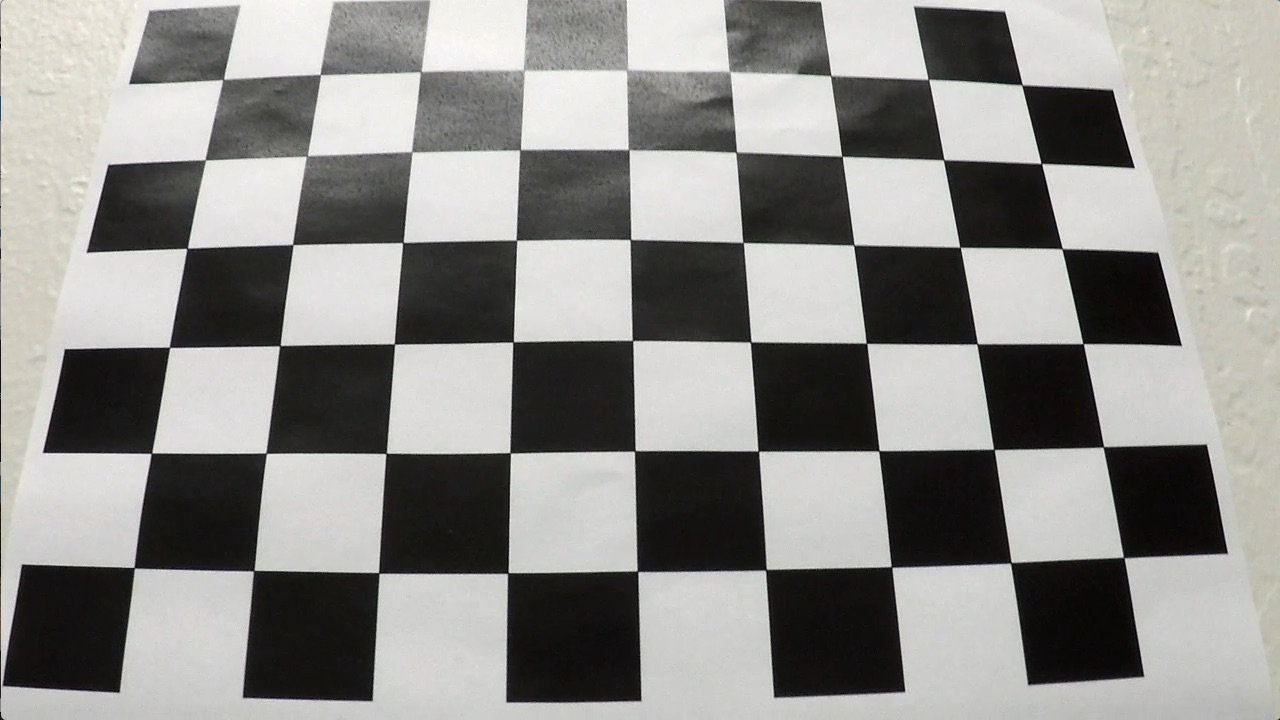
#> input picture examples/calibration3.jpg, 1280 x 720 px
$ python -i grad_color_pipeline.py   (imports and definitions only)   (older library calls are emulated)
#> lines starting #> are read from the running program, lines starting #| are printed output that depends on the picture; after the words box and inside, x2 and y2 are one past the last pixel; in counts of white or black regions, pixels touching at a corner belong together
import numpy as np
import cv2

# [58 lines left out: functions gc_pipeline, gxy_pipeline, csv_pipeline, gc_pipelineV, not called in this run]

def gc_pipeline_comb(img, s_thresh=(170, 255), xy_th=(20, 100), mag_th=(20, 100), dir_th=(0.7, 1.3)):
    img = np.copy(img)

    hls = cv2.cvtColor(img, cv2.COLOR_BGR2HLS).astype(np.float)
    hls_s_channel = hls[:,:,2]

    sxbinary = combined_thresh(hls_s_channel, xy_thresh=xy_th, m_thresh=mag_th, d_thresh=dir_th)
    s_binary = channel_thresh(hls_s_channel, s_thresh)

    # Stack each channel
    # Note color_binary[:, :, 0] is all 0s, effectively an all black image. It might
    # be beneficial to replace this channel with something else.
    # color_binary = np.dstack(( np.zeros_like(sxbinary), sxbinary, s_binary))
    combined_binary = np.zeros_like(sxbinary)
    combined_binary[(s_binary == 1) | (sxbinary == 1)] = 1

    return combined_binary

# [13 lines left out: function gc_pipeline_combV, not called in this run]

def mag_thresh(channel, sobel_kernel=3, mag_thresh=(0, 255)):
    # Calculate gradient magnitude
    # Apply threshold
    # gray = cv2.cvtColor(channel, cv2.COLOR_RGB2GRAY)
    sobelx = cv2.Sobel(channel, cv2.CV_64F, 1, 0, ksize=sobel_kernel)
    sobely = cv2.Sobel(channel, cv2.CV_64F, 0, 1, ksize=sobel_kernel)

    gradmag = np.sqrt(sobelx**2 + sobely**2)
    # Rescale to 8 bit
    scale_factor = np.max(gradmag)/255
    gradmag = (gradmag/scale_factor).astype(np.uint8)
    # Create a binary image of ones where threshold is met, zeros otherwise
    mag_binary = np.zeros_like(gradmag)
    mag_binary[(gradmag >= mag_thresh[0]) & (gradmag <= mag_thresh[1])] = 1

    return mag_binary

def dir_threshold(channel, sobel_kernel=3, dir_thresh=(0, np.pi/2)):
    # Calculate gradient direction
    # Apply threshold
    # gray = cv2.cvtColor(image, cv2.COLOR_RGB2GRAY)
    abs_sobelx = np.absolute(cv2.Sobel(channel, cv2.CV_64F, 1, 0, ksize=sobel_kernel))
    abs_sobely = np.absolute(cv2.Sobel(channel, cv2.CV_64F, 0, 1, ksize=sobel_kernel))

    dir_grad = np.arctan2(abs_sobely, abs_sobelx)
    dir_binary = np.zeros_like(dir_grad)
    dir_binary[(dir_grad >= dir_thresh[0]) & (dir_grad <= dir_thresh[1])] = 1
    return dir_binary

def combined_thresh(channel, xy_thresh=(20, 100), m_thresh=(30, 100), d_thresh=(0.7, 1.3)):
    ksize = 3 # Choose a larger odd number to smooth gradient measurements
    # Run the functions
    gradx = abs_sobel_thresh(channel, orient='x', sobel_kernel=ksize, thresh=xy_thresh)
    grady = abs_sobel_thresh(channel, orient='y', sobel_kernel=ksize, thresh=xy_thresh)
    mag_binary = mag_thresh(channel, sobel_kernel=9, mag_thresh=m_thresh)
    dir_binary = dir_threshold(channel, sobel_kernel=15, dir_thresh=d_thresh)

    combined = np.zeros_like(dir_binary)
    combined[((gradx == 1) & (grady == 1)) | ((mag_binary == 1) & (dir_binary == 1))] = 1

    return combined

def channel_thresh(channel, s_thresh=(170, 255)):
    # Threshold color channel
    s_binary = np.zeros_like(channel)
    s_binary[(channel >= s_thresh[0]) & (channel <= s_thresh[1])] = 1

    return s_binary

def abs_sobel_thresh(channel, orient='x', sobel_kernel=3, thresh=(0, 255)):
    # Apply threshold
    if orient is 'x':
        abs_sobel = np.absolute(cv2.Sobel(channel, cv2.CV_64F, 1, 0, ksize=sobel_kernel))
    elif orient is 'y':
        abs_sobel = np.absolute(cv2.Sobel(channel, cv2.CV_64F, 0, 1, ksize=sobel_kernel))
    else:
        print("Wrong orienatation provided in abs_sobel_thresh()")
        return

    scaled_sobel = np.uint8(255*abs_sobel/np.max(abs_sobel))
    grad_binary = np.zeros_like(scaled_sobel)
    grad_binary[(scaled_sobel >= thresh[0]) & (scaled_sobel <= thresh[1])] = 1

    return grad_binary

>>> import cv2
>>> picture = cv2.imread('examples/calibration3.jpg')
#> picture is the input picture: shape (720, 1280, 3); mean B, G, R 138.1, 141, 141.8
>>> result = gc_pipeline_comb(picture)
#> in combined_thresh, `gradx = abs_sobel_thresh(channel, orient='x', sobel_kernel=ksize, thre..`:
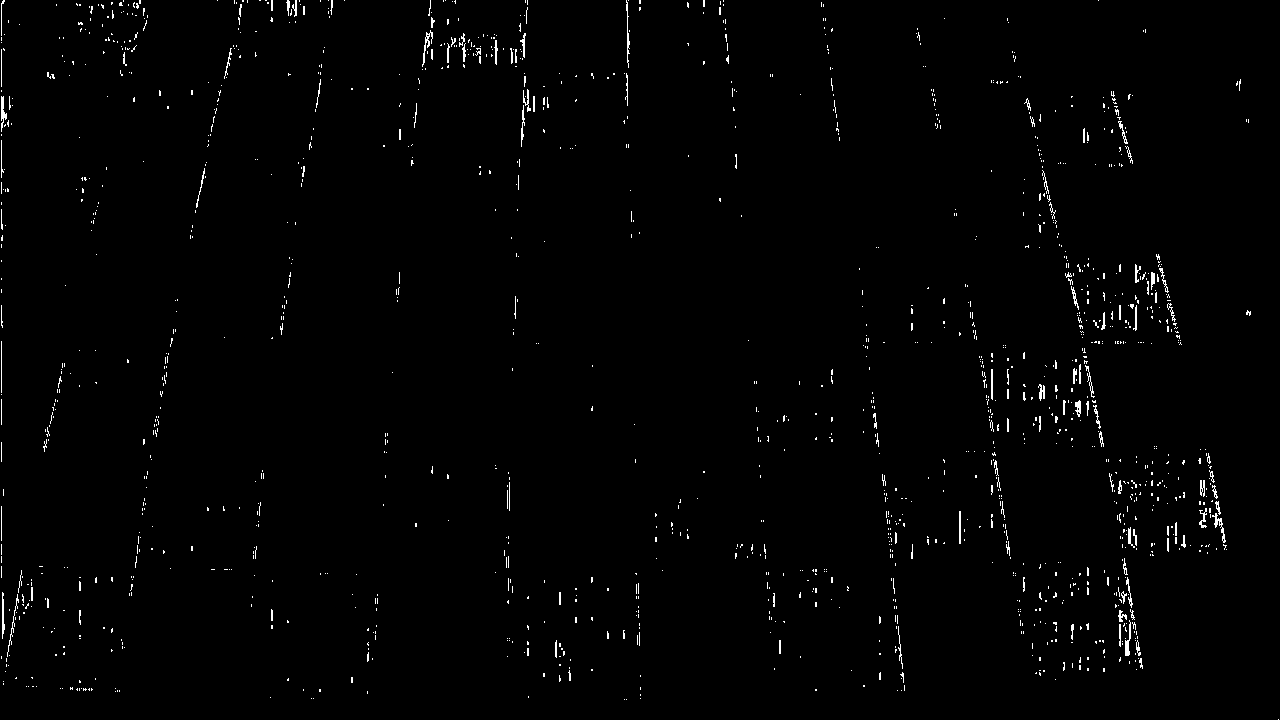
#> gradx: shape (720, 1280); values 0 (black) and 1 (white), 1.1% white in thin lines or dots
#> in combined_thresh, `grady = abs_sobel_thresh(channel, orient='y', sobel_kernel=ksize, thre..`: grady: shape (720, 1280); values 0 (black) and 1 (white), 3.6% white in thin lines or dots
#> in mag_thresh, `gradmag = np.sqrt(sobelx**2 + sobely**2)`:
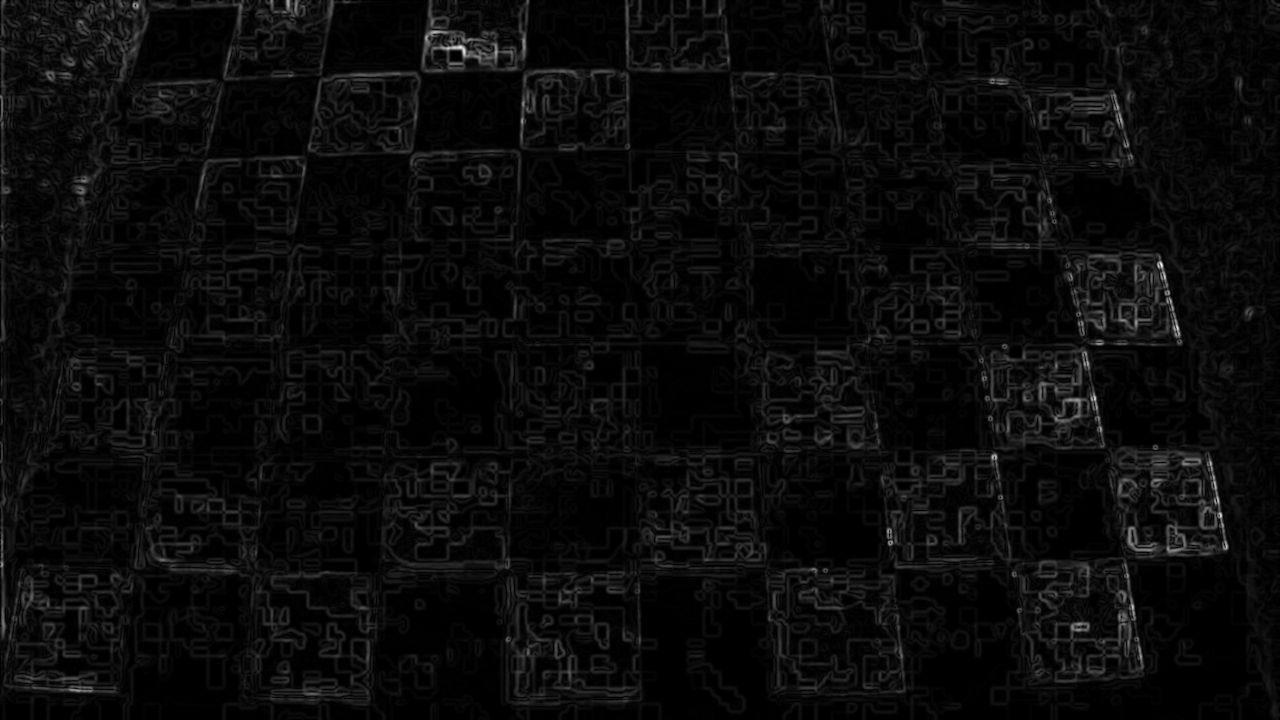
#> gradmag: shape (720, 1280) float64; min 0, max 944329.2, mean 41977.6; drawn with min black and max white
#> in mag_thresh, `scale_factor = np.max(gradmag)/255`: scale_factor = 3703.3
#> in combined_thresh, `mag_binary = mag_thresh(channel, sobel_kernel=9, mag_thresh=m_thresh)`: mag_binary: shape (720, 1280); values 0 (black) and 1 (white), 17% white; 1737 white regions (1166 under 20 px), largest, box (x1, y1, x2, y2) and area: (1011, 441, 1229, 685) 13623, (955, 159, 1183, 346) 8870, (22, 0, 361, 91) 7907
#> in combined_thresh, `dir_binary = dir_threshold(channel, sobel_kernel=15, dir_thresh=d_thre..`:
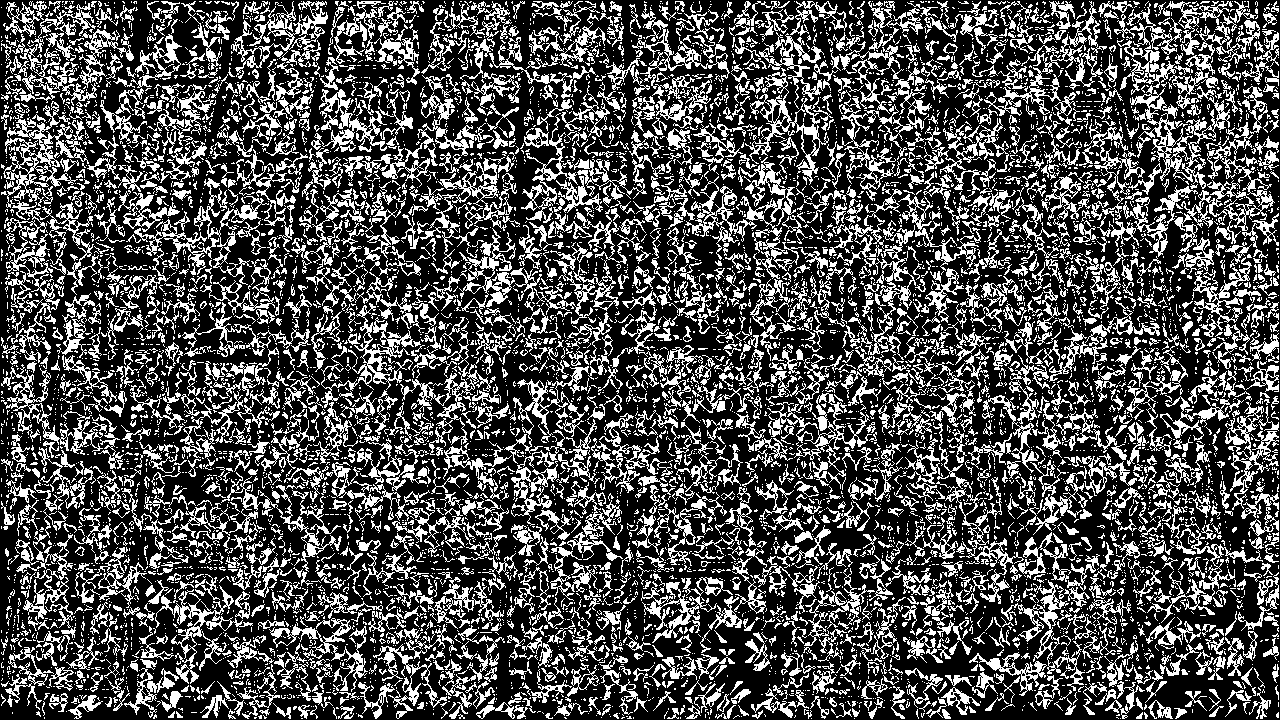
#> dir_binary: shape (720, 1280) float64; values 0 (black) and 1 (white), 30.7% white in thin lines or dots
#> in gc_pipeline_comb, `sxbinary = combined_thresh(hls_s_channel, xy_thresh=xy_th, m_thresh=ma..`:
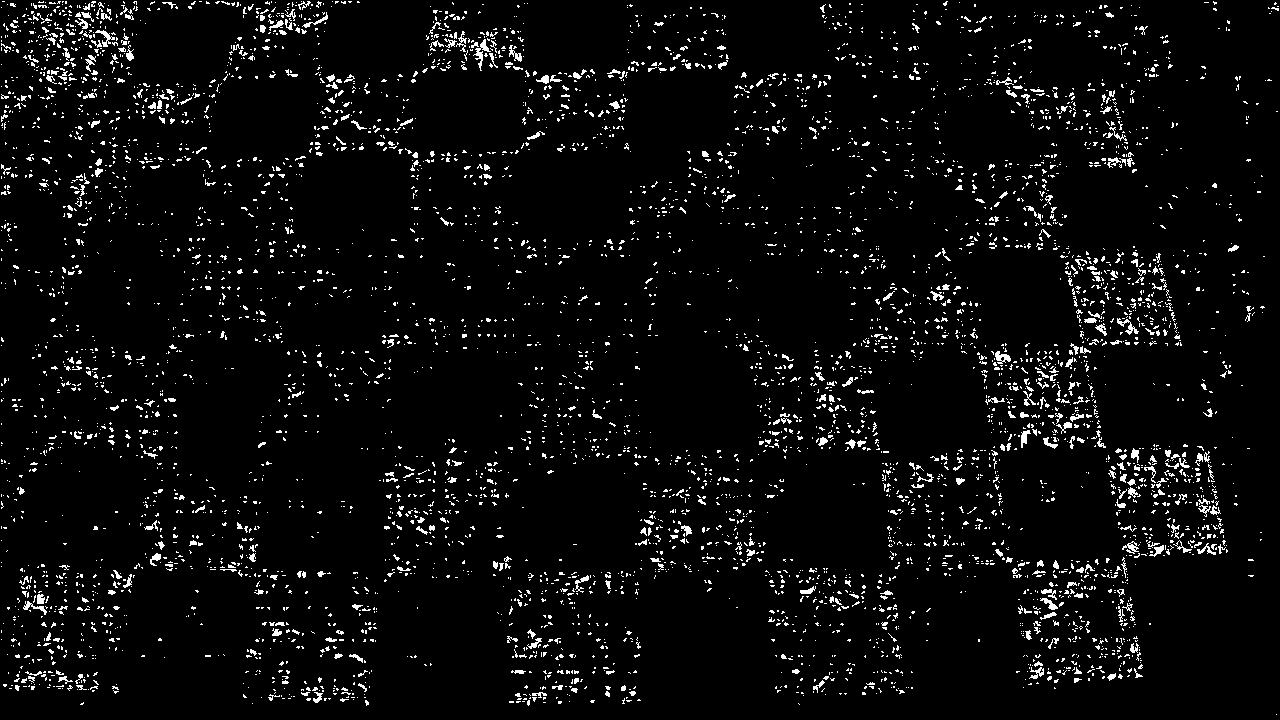
#> sxbinary: shape (720, 1280) float64; values 0 (black) and 1 (white), 4.5% white in thin lines or dots
#> in gc_pipeline_comb, `s_binary = channel_thresh(hls_s_channel, s_thresh)`: s_binary: shape (720, 1280) float64; values 0 (black) and 1 (white), 0.01% white in thin lines or dots

$ run again, on examples/cam3_undist.jpg
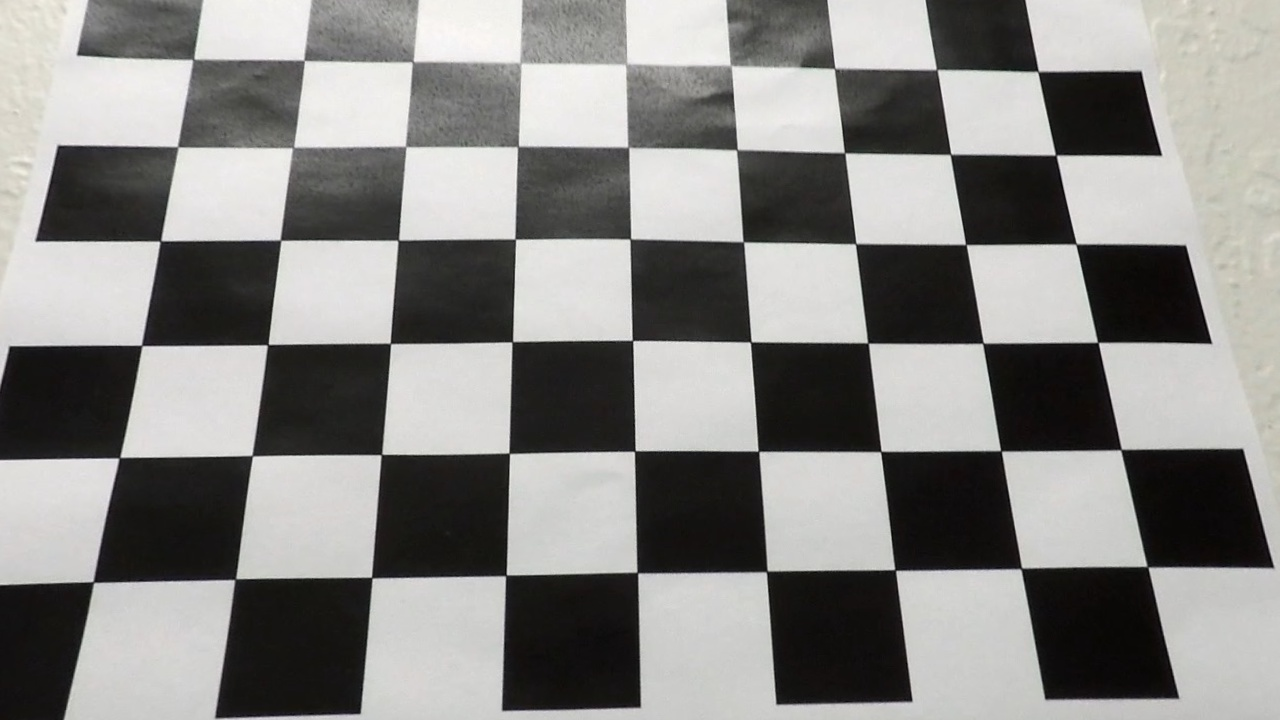
#> input picture examples/cam3_undist.jpg, 1280 x 720 px
#> picture is the input picture: shape (720, 1280, 3); mean B, G, R 132.4, 134.7, 135.5
#> in combined_thresh, `gradx = abs_sobel_thresh(channel, orient='x', sobel_kernel=ksize, thre..`:
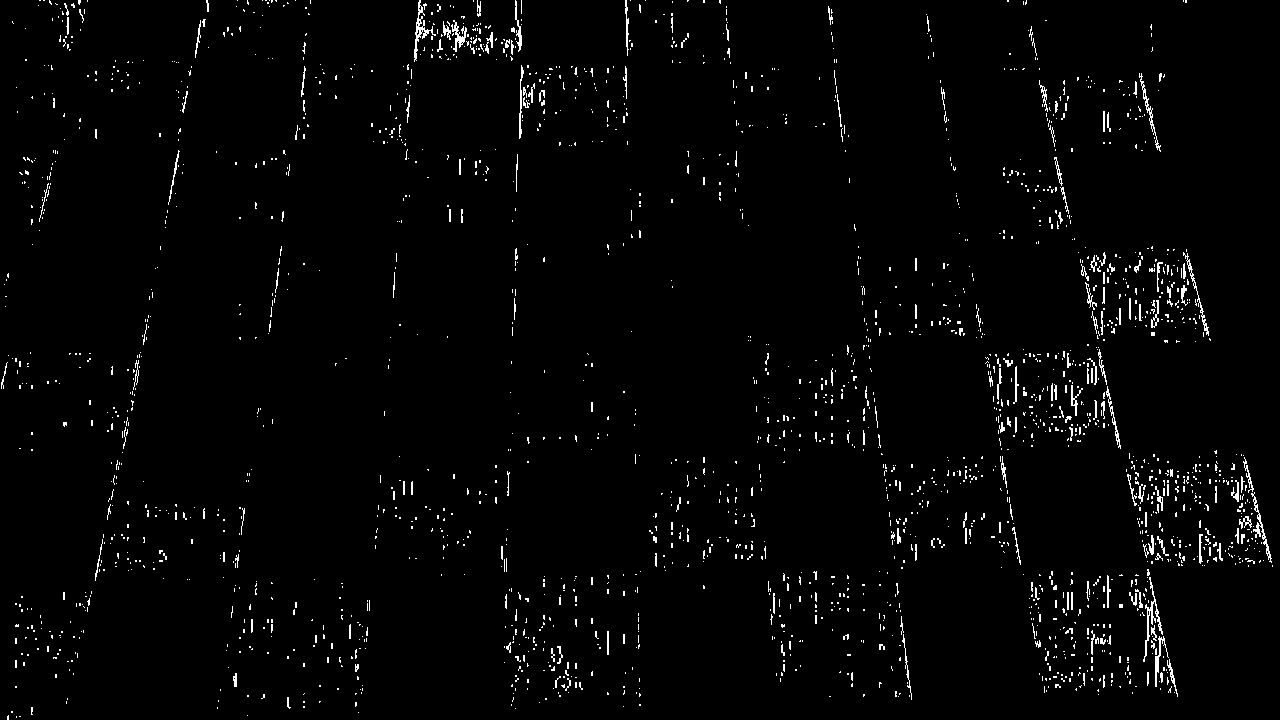
#> gradx: shape (720, 1280); values 0 (black) and 1 (white), 2.1% white in thin lines or dots
#> grady: shape (720, 1280); values 0 (black) and 1 (white), 6% white in thin lines or dots
#> scale_factor = 3158.9
#> mag_binary: shape (720, 1280); values 0 (black) and 1 (white), 20.9% white; 1873 white regions (1245 under 20 px), largest, box (x1, y1, x2, y2) and area: (1024, 448, 1274, 700) 18626, (963, 342, 1123, 452) 7944, (1076, 245, 1212, 345) 7160
#> dir_binary: shape (720, 1280) float64; values 0 (black) and 1 (white), 32.5% white in thin lines or dots
#> in gc_pipeline_comb, `sxbinary = combined_thresh(hls_s_channel, xy_thresh=xy_th, m_thresh=ma..`:
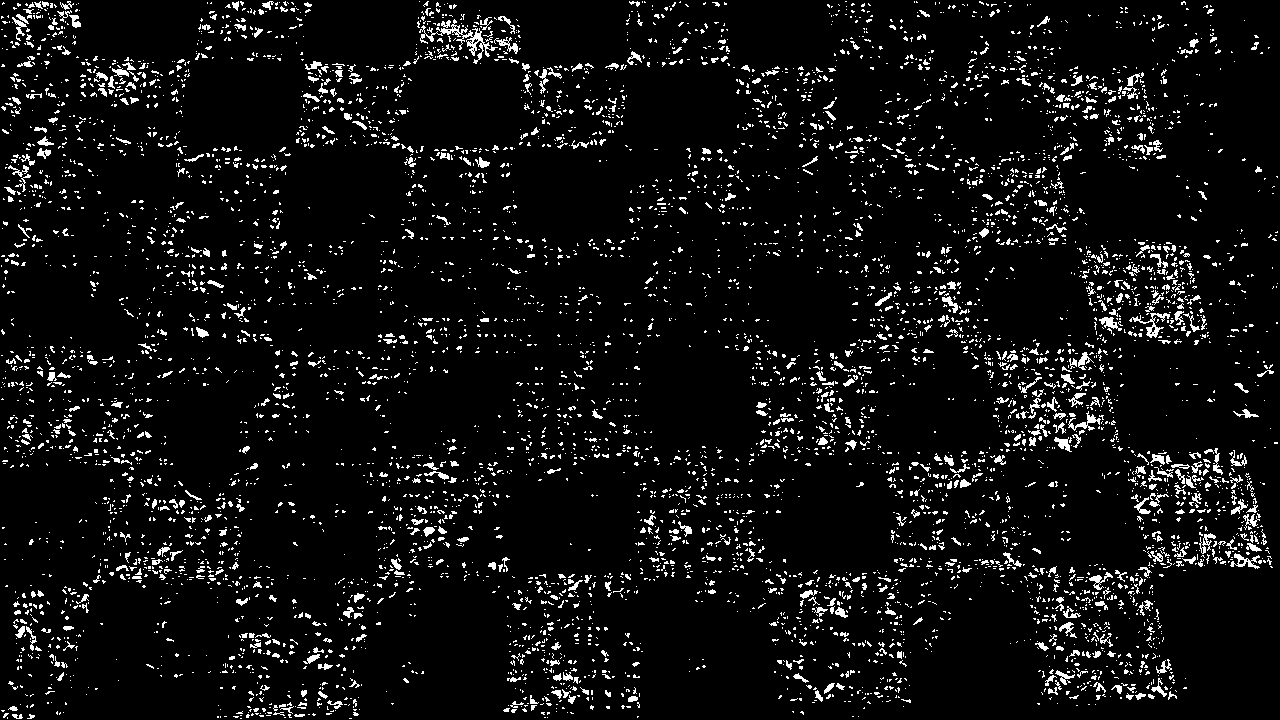
#> sxbinary: shape (720, 1280) float64; values 0 (black) and 1 (white), 6.4% white in thin lines or dots
#> s_binary: shape (720, 1280) float64; values 0 (black) and 1 (white), 0% white in thin lines or dots, all inside (x1, y1, x2, y2) = (423, 31, 1253, 664)
